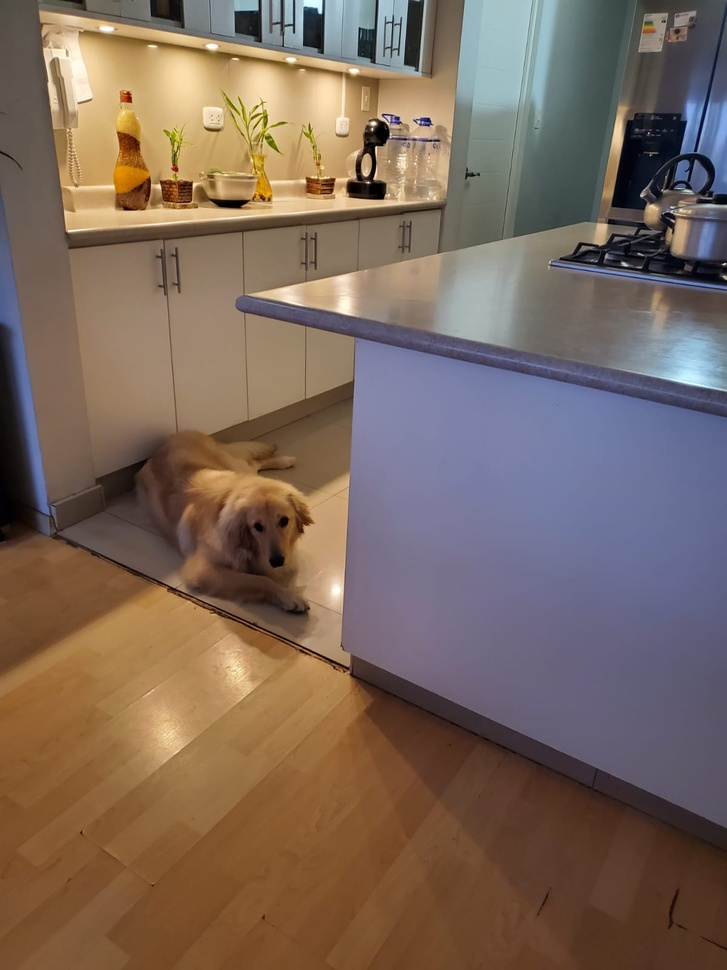
#> input picture CICLO-7/IA/Parte_practica/semana13/golden.jpeg, 727 x 970 px, shrunk from 1200 x 1600 before the run
$ jupyter execute Hi02_Histogramas_de_Color.ipynb
#> lines starting #> are read from the running program, lines starting #| are printed output that depends on the picture
# Histogramas de color

### Importar librerias

[cell 1]
from matplotlib import pyplot as plt
import numpy as np
import cv2

### Función para mostrar imágenes

[cell 2]
def mostrar_imagen(titulo, imagen):
  imagen = cv2.cvtColor(imagen,cv2.COLOR_BGR2RGB)
  plt.imshow(imagen)
  plt.title(titulo)
  plt.grid(False)
  plt.show()

Diccionario para establecer la imagen

[cell 3]
args = {"imagen": "golden.jpeg"}

### Histograma de colores

Leer la imagen y mostrarla

[cell 4]
imagen = cv2.imread(args["imagen"])
#> imagen is the input picture: shape (970, 727, 3); mean B, G, R 92.3, 104.1, 123.1
mostrar_imagen("Original",imagen)

Separa los canales de la imagen e inicializa la tupla de colores y la figura

[cell 5]
canales = cv2.split(imagen)
colores = ("b", "g", "r")

plt.figure()
plt.title("Histograma de Color Aplanado")
plt.xlabel("Barra")
plt.ylabel("# de Pixeles")

#Bucle sobre los canales de la imagen
for (canal, color) in zip(canales, colores):
    # Crea un histograma para el canal actual y lo dibuja
    hist = cv2.calcHist([canal], [0], None, [256], [0, 256])
    plt.plot(hist, color = color)
    plt.xlim([0, 256])
#> this loop made 3 passes
#> color on passes 1 to 3: 'b', 'g', 'r'
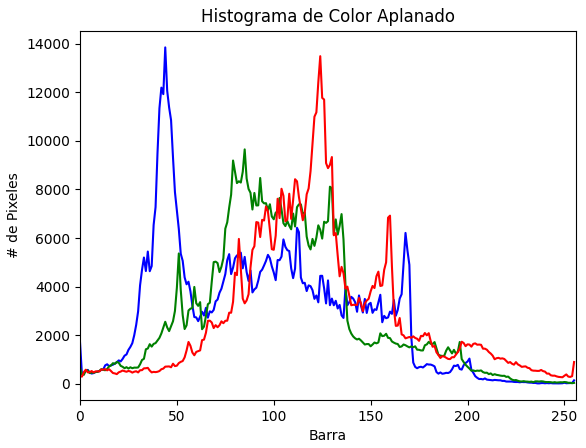
#> figure drawn by matplotlib, 1 panel; curve peaks at x = 44, y = 13841; curve peaks at x = 85, y = 9647; curve peaks at x = 124, y = 13480

Histogramas 2D

Reduciendo el número de barras de 256 a 32 para visualizar mejor los resultados

[cell 6]
fig = plt.figure(figsize=(12, 6),dpi=150)

# Dibuja histograma de colores 2D para verde y azúl
ax = fig.add_subplot(131)
hist = cv2.calcHist([canales[1], canales[0]], [0, 1], None,
                    [32, 32], [0, 256, 0, 256])
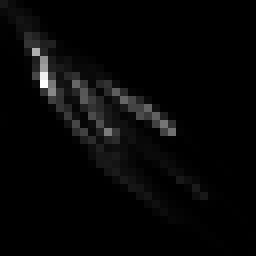
#> hist: shape (32, 32) float32 (shown 8 times larger); min 0, max 24886, mean 688.7; drawn with min black and max white
p = ax.imshow(hist, interpolation = "nearest")
ax.set_title("Para G y B",fontsize=8)
plt.colorbar(p)
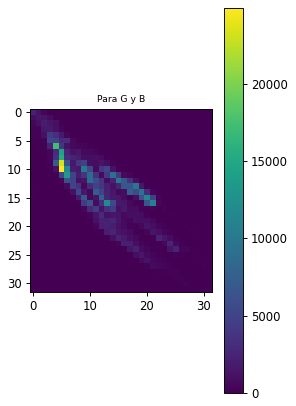
#> figure drawn by matplotlib, 2 panels

[cell 7]
fig = plt.figure(figsize=(12, 6),dpi=150)

# Dibuja histograma de colores 2D para verde y azúl
ax = fig.add_subplot(131)
hist = cv2.calcHist([canales[1], canales[0]], [0, 1], None,
                    [32, 32], [0, 256, 0, 256])
p = ax.imshow(hist, interpolation = "nearest")
ax.set_title("Para G y B",fontsize=8)
plt.colorbar(p)

# Dibuja histograma de colores 2D para verde y rojo
ax = fig.add_subplot(132)
hist = cv2.calcHist([canales[1], canales[2]], [0, 1], None,
                    [32, 32], [0, 256, 0, 256])
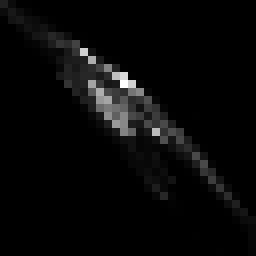
#> hist: shape (32, 32) float32 (shown 8 times larger); min 0, max 20203, mean 688.7; drawn with min black and max white
p = ax.imshow(hist, interpolation = "nearest")
ax.set_title("Para G y R",fontsize=8)
plt.colorbar(p)

# Dibuja histograma de colores 2D para azúl y rojo
ax = fig.add_subplot(133)
hist = cv2.calcHist([canales[0], canales[2]], [0, 1], None,
                    [32, 32], [0, 256, 0, 256])
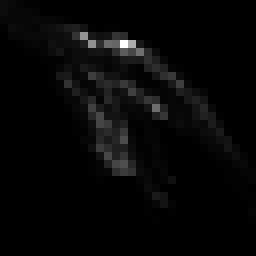
#> hist: shape (32, 32) float32 (shown 8 times larger); min 0, max 24221, mean 688.7; drawn with min black and max white
p = ax.imshow(hist, interpolation = "nearest")
ax.set_title("Para B y R",fontsize=8)
plt.colorbar(p)
plt.show()
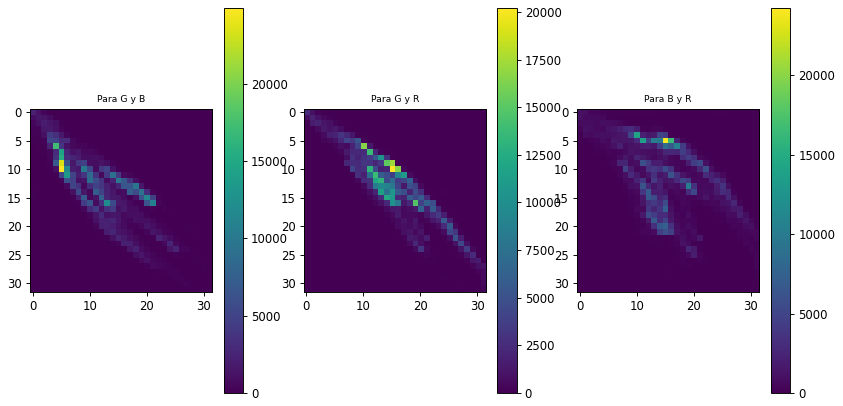
#> figure drawn by matplotlib, 6 panels

Finalmente, examinemos la dimensionalidad de uno de los histogramas 2D

[cell 8]
print("Forma del histograma 2D: {}, con {} valores".
      format(hist.shape,hist.flatten().shape[0]))
#| Forma del histograma 2D: (32, 32), con 1024 valores

Nuestro histograma 2D solo podría tener en cuenta 2 de los 3 canales en la imagen, así que ahora construyamos un histograma de color 3D (utilizando todos los canales) con 8 contenedores en cada dirección; no podemos trazar el histograma 3D, pero la teoría es exactamente como el de un histograma 2D, por lo que solo mostraremos la forma del histograma

[cell 9]
hist = cv2.calcHist([imagen], [0, 1, 2],
                    None, [8, 8, 8], [0, 256, 0, 256, 0, 256])
print("Forma del histograma 3D: {}, con {} valores".
      format(hist.shape, hist.flatten().shape[0]))
#| Forma del histograma 3D: (8, 8, 8), con 512 valores

$ run again, with CICLO-7/IA/Parte_practica/semana13/beach.png saved as CICLO-7/IA/Parte_practica/semana13/golden.jpeg
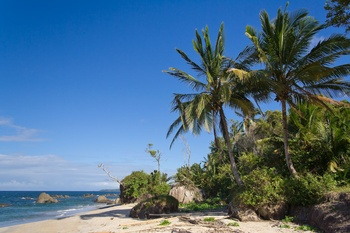
#> input picture CICLO-7/IA/Parte_practica/semana13/beach.png, 350 x 233 px
#> imagen is the input picture: shape (233, 350, 3); mean B, G, R 136, 110.4, 78.6
#> the loop `for (canal, color) in zip(canales, colores):` made 3 passes
#> color on passes 1 to 3: 'b', 'g', 'r'
#> `[cell 6] fig = plt.figure(figsize=(12, 6),dpi=150)  # Dibuja histogram..`:
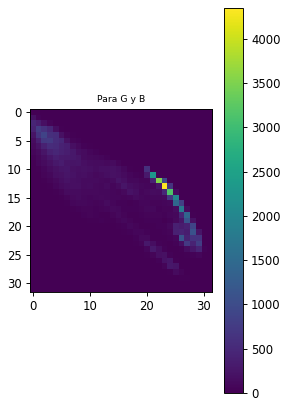
#> figure drawn by matplotlib, 2 panels
#> `hist = cv2.calcHist([canales[0], canales[2]], [0, 1], None, [32, 32], ..`:
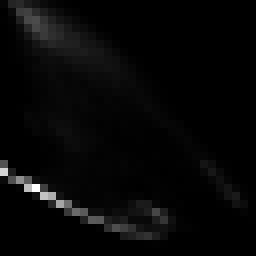
#> hist: shape (32, 32) float32 (shown 8 times larger); min 0, max 2757, mean 79.6; drawn with min black and max white
#| Forma del histograma 2D: (32, 32), con 1024 valores
#| Forma del histograma 3D: (8, 8, 8), con 512 valores
